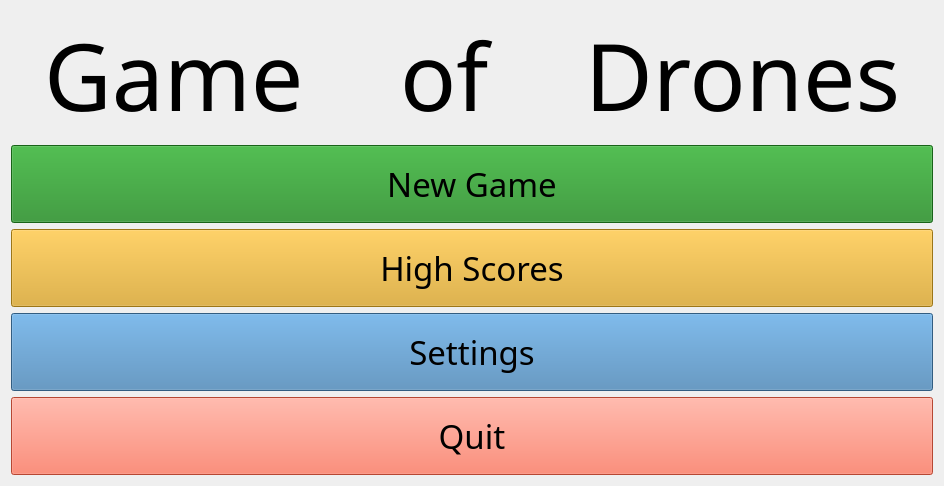
<?xml version="1.0" encoding="UTF-8"?>
<ui version="4.0">
 <class>mainmenu</class>
 <widget class="QWidget" name="mainmenu">
  <property name="geometry">
   <rect>
    <x>0</x>
    <y>0</y>
    <width>944</width>
    <height>444</height>
   </rect>
  </property>
  <property name="windowTitle">
   <string>Form</string>
  </property>
  <property name="styleSheet">
   <string notr="true"/>
  </property>
  <layout class="QGridLayout" name="gridLayout">
   <item row="2" column="0">
    <widget class="QPushButton" name="newGameButton">
     <property name="font">
      <font>
       <family>ArcadeClassic</family>
       <pointsize>25</pointsize>
       <weight>50</weight>
       <italic>false</italic>
       <bold>false</bold>
      </font>
     </property>
     <property name="styleSheet">
      <string notr="true">padding: 15px;
background-color: ForestGreen;
font: 25pt &quot;ArcadeClassic&quot;;</string>
     </property>
     <property name="text">
      <string>New Game</string>
     </property>
     <property name="flat">
      <bool>false</bool>
     </property>
    </widget>
   </item>
   <item row="4" column="0">
    <widget class="QPushButton" name="highScoresButton">
     <property name="font">
      <font>
       <family>ArcadeClassic</family>
       <pointsize>25</pointsize>
       <weight>50</weight>
       <italic>false</italic>
       <bold>false</bold>
      </font>
     </property>
     <property name="styleSheet">
      <string notr="true">padding: 15px;
background-color: GoldenRod;
font: 25pt &quot;ArcadeClassic&quot;;</string>
     </property>
     <property name="text">
      <string>High Scores</string>
     </property>
     <property name="flat">
      <bool>false</bool>
     </property>
    </widget>
   </item>
   <item row="6" column="0">
    <spacer name="verticalSpacer">
     <property name="orientation">
      <enum>Qt::Vertical</enum>
     </property>
     <property name="sizeHint" stdset="0">
      <size>
       <width>20</width>
       <height>3</height>
      </size>
     </property>
    </spacer>
   </item>
   <item row="7" column="0">
    <widget class="QPushButton" name="quitButton">
     <property name="font">
      <font>
       <family>ArcadeClassic</family>
       <pointsize>25</pointsize>
       <weight>50</weight>
       <italic>false</italic>
       <bold>false</bold>
      </font>
     </property>
     <property name="styleSheet">
      <string notr="true">padding: 15px;
background-color: Tomato;
font: 25pt &quot;ArcadeClassic&quot;;</string>
     </property>
     <property name="text">
      <string>Quit</string>
     </property>
     <property name="flat">
      <bool>false</bool>
     </property>
    </widget>
   </item>
   <item row="5" column="0">
    <widget class="QPushButton" name="settingsButton">
     <property name="font">
      <font>
       <family>ArcadeClassic</family>
       <pointsize>25</pointsize>
       <weight>50</weight>
       <italic>false</italic>
       <bold>false</bold>
      </font>
     </property>
     <property name="styleSheet">
      <string notr="true">padding: 15px;
background-color: SteelBlue;
font: 25pt &quot;ArcadeClassic&quot;;</string>
     </property>
     <property name="text">
      <string>Settings</string>
     </property>
     <property name="flat">
      <bool>false</bool>
     </property>
    </widget>
   </item>
   <item row="1" column="0">
    <spacer name="verticalSpacer_2">
     <property name="orientation">
      <enum>Qt::Vertical</enum>
     </property>
     <property name="sizeHint" stdset="0">
      <size>
       <width>20</width>
       <height>3</height>
      </size>
     </property>
    </spacer>
   </item>
   <item row="0" column="0">
    <widget class="QLabel" name="label">
     <property name="font">
      <font>
       <family>ArcadeClassic</family>
       <pointsize>70</pointsize>
       <weight>50</weight>
       <italic>false</italic>
       <bold>false</bold>
      </font>
     </property>
     <property name="styleSheet">
      <string notr="true">font: 70pt &quot;ArcadeClassic&quot;;</string>
     </property>
     <property name="text">
      <string>Game    of    Drones</string>
     </property>
     <property name="alignment">
      <set>Qt::AlignCenter</set>
     </property>
    </widget>
   </item>
   <item row="3" column="0">
    <spacer name="verticalSpacer_3">
     <property name="orientation">
      <enum>Qt::Vertical</enum>
     </property>
     <property name="sizeHint" stdset="0">
      <size>
       <width>20</width>
       <height>40</height>
      </size>
     </property>
    </spacer>
   </item>
  </layout>
 </widget>
 <resources/>
 <connections/>
</ui>
